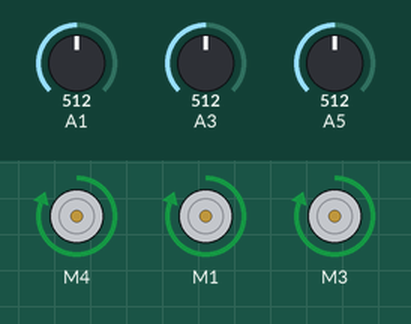
The program below on a simulated Arduino Uno, built with avr-gcc and run on an emulated ATmega328P. Parts: 3 × DC motor (green arrow = forward, orange = backward, longer = faster). Inputs (shaded band) come from the test bench; at power-on: A1 = 512, A3 = 512, A5 = 512.

Above: at 0.1 s.
Timing chart, 0 to 1.6 s (numbered marks = the images above):
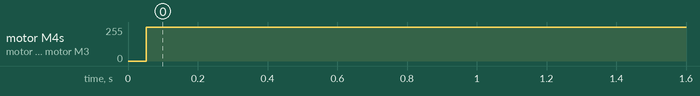

The program:

main.cpp
```cpp
#include <Arduino.h>
#include <AFMotor.h>

AF_DCMotor motor1(4);
AF_DCMotor motor2(1);
AF_DCMotor motor3(3);

byte buttonState1;
byte buttonState2;
byte buttonState3;
byte lastButtonState1;
byte lastButtonState2;
byte lastButtonState3;
byte motorState1;
byte motorState2;
byte motorState3;

unsigned long debounceDuration = 50; // millis
unsigned long lastTimeButtonState1Changed = 0;
unsigned long lastTimeButtonState2Changed = 0;
unsigned long lastTimeButtonState3Changed = 0;

void setup()
{
  motor1.run(FORWARD);
  motor1.setSpeed(0);
  motor2.run(FORWARD);
  motor2.setSpeed(0);
  motor3.run(FORWARD);
  motor3.setSpeed(0);
  pinMode(A1,INPUT);
  pinMode(A3,INPUT);
  pinMode(A5,INPUT);
}

void loop()
{
  if (millis() - lastTimeButtonState1Changed > debounceDuration) {
    if (analogRead(A1) <= 20) {
      buttonState1 = LOW;
    } else {
     buttonState1 = HIGH;
    }
    if (buttonState1 != lastButtonState1) {
      lastTimeButtonState1Changed = millis();
      lastButtonState1 = buttonState1;
      if (buttonState1 == HIGH) {
        motorState1 = (motorState1 == HIGH) ? LOW: HIGH;
      }
      if (motorState1 == HIGH) {
        motor1.setSpeed(255);
      } else {
        motor1.setSpeed(0);
      }
    }
  }

  if (millis() - lastTimeButtonState2Changed > debounceDuration) {
    if (analogRead(A3) <= 20) {
      buttonState2 = LOW;
    } else {
     buttonState2 = HIGH;
    }
    if (buttonState2 != lastButtonState2) {
      lastTimeButtonState2Changed = millis();
      lastButtonState2 = buttonState2;
      if (buttonState2 == HIGH) {
        motorState2 = (motorState2 == HIGH) ? LOW: HIGH;
      }
      if (motorState2 == HIGH) {
        motor2.setSpeed(255);
      } else {
        motor2.setSpeed(0);
      }
    }
  }

  if (millis() - lastTimeButtonState3Changed > debounceDuration) {
    if (analogRead(A5) <= 20) {
      buttonState3 = LOW;
    } else {
     buttonState3 = HIGH;
    }
    if (buttonState3 != lastButtonState3) {
      lastTimeButtonState3Changed = millis();
      lastButtonState3 = buttonState3;
      if (buttonState3 == HIGH) {
        motorState3 = (motorState3 == HIGH) ? LOW: HIGH;
      }
      if (motorState3 == HIGH) {
        motor3.setSpeed(255);
      } else {
        motor3.setSpeed(0);
      }
    }
  }
}
```

Measured:
- by itself, motor M4, motor M1, motor M3: stopped → forward 255/255 at 0.05 s
